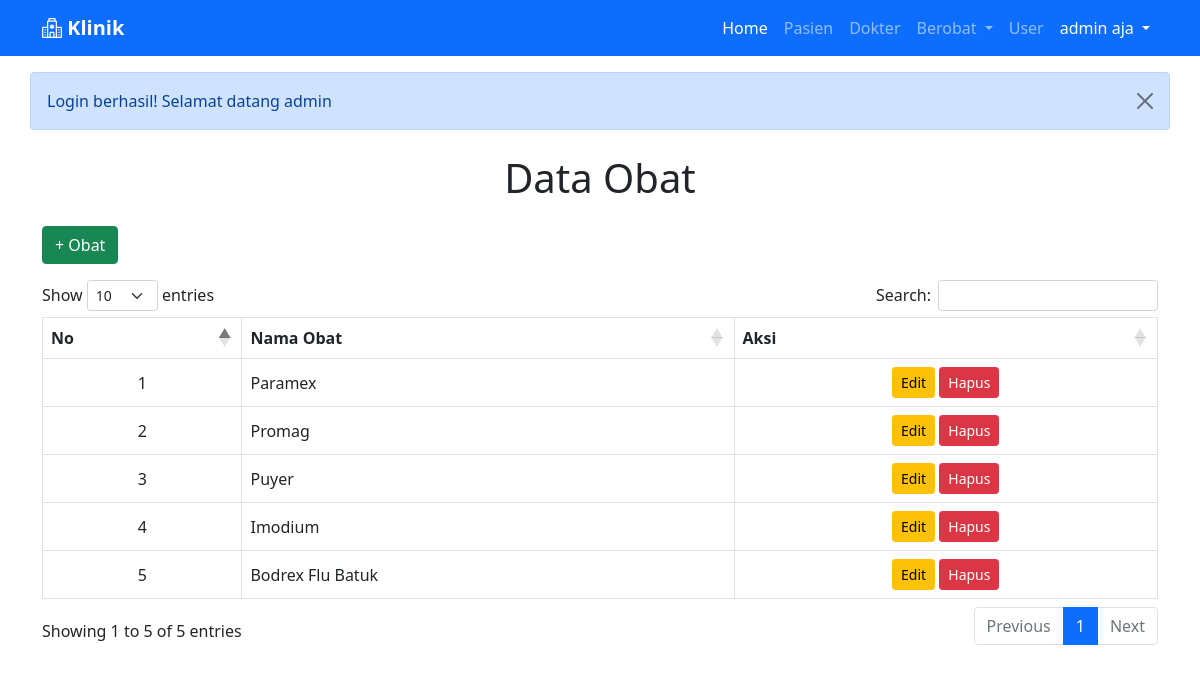
Screenshot of /obat.php (signed in) with the database file from the repository.
### tables this page shows
CREATE TABLE `obat` (
  `id_obat` int(5) NOT NULL,
  `nama_obat` varchar(100) NOT NULL
);

### obat.php (the view, shortened to what this page needs)
<?php include "layout/_header.php"; ?>
<div class="container">
    <h1 class="text-center my-4">Data Obat</h1>
    <?php if ($logged_in) : ?>
        <button type="button" class="btn btn-success mb-3" data-bs-toggle="modal" data-bs-target="#exampleModal">
            + Obat
        </button>
    <?php endif ?>
    <div class="table-responsive">
        <table class="table table-bordered table-hover nowrap" id="example">
            <thead>
                <tr class="text-center">
                    <th>No</th>
                    <th>Nama Obat</th>
                    <?php if ($logged_in) : ?>
                        <th>Aksi</th>
                    <?php endif ?>
                </tr>
            </thead>
            <tbody>
                <?php
                $no = 1;
                $query = "SELECT * FROM obat";
                $sql = mysqli_query($koneksi, $query);
                while ($obat = mysqli_fetch_array($sql)) {
                ?>
                    <tr>
                        <td class="text-center align-middle"><?= $no++ ?></td>
                        <td class="align-middle"><?= $obat['nama_obat'] ?></td>
                        <?php if ($logged_in) : ?>
                            <td class="text-center align-middle">
                                <a href="edit_obat.php?id_obat=<?= $obat['id_obat'] ?>" class="btn btn-warning btn-sm">Edit</a>
                                <a href="__controller.php?id_obat=<?= $obat['id_obat'] ?>" class="btn btn-danger btn-sm" onclick="return confirm('Apakah anda yakin ingin menghapus data obat <?= $obat['nama_obat'] ?> ?')">Hapus</a>
                            </td>
                        <?php endif ?>
                    </tr>
                <?php } ?>
            </tbody>
        </table>
    </div>
</div>
<?php include "layout/_footer.php"; ?>

### rows the page displays
obat: nama_obat "Paramex"
obat: nama_obat "Promag"
obat: nama_obat "Puyer"
obat: nama_obat "Imodium"
obat: nama_obat "Bodrex Flu Batuk"

### other values shown
$nama_lengkap "admin aja"
$_SESSION['success'] "Login berhasil! Selamat datang admin"
